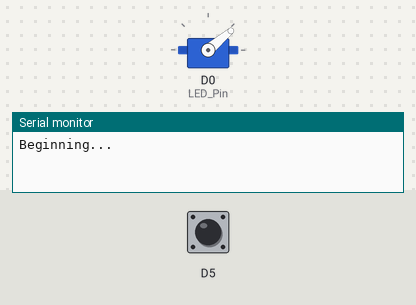
This sketch was run on a simulated ESP8266 (NodeMCU). Shown: servo, the last lines printed to the serial monitor. The inputs (shaded band) are chosen by the test bench; at power-on: D5 HIGH. WiFi joins after 1.5 s; servers stay silent unless stated.

Above: at 1.2 s.
1.3 s: D5 pulled LOW for 0.15 s
At 1.5 s:
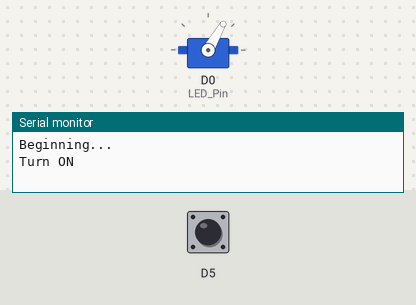
3.2 s: D5 pulled LOW for 1 s
At 3.4 s:
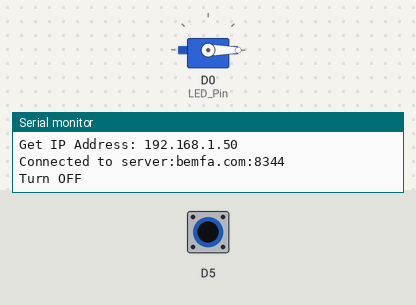
Timing chart, 0 to 6.2 s (numbered marks = the images above; inputs shaded):
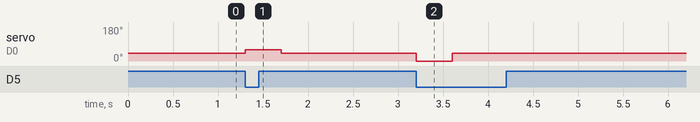

The sketch:

tm_bemfa_ser.ino
```cpp
/*
 * 智能语言控制控制，支持天猫、小爱、小度、google Assistent同时控制
 * 2021-08-12
 * QQ交流群：566565915
 * 官网https://bemfa.com
 */
#include <ESP8266WiFi.h>
#include <Servo.h>
#include <ESP8266httpUpdate.h>
#include "OwnWifi.h"

#define TCP_SERVER_ADDR "bemfa.com" //巴法云服务器地址默认即可
#define TCP_SERVER_PORT "8344" //服务器端口，tcp创客云端口8344

//********************需要修改的部分*******************//

#define DEFAULT_STASSID  HomeWifiSSID    //WIFI名称，区分大小写，不要写错
#define DEFAULT_STAPSW   HomeWifiPasswd  //WIFI密码
String UID = OwnUID;  //用户私钥，可在控制台获取,修改为自己的UID
String TOPIC = "light002";         //主题名字，可在控制台新建
const int LED_Pin = D0;              //单片机LED引脚值，D2是NodeMcu引脚命名方式，其他esp8266型号将D2改为自己的引脚

//**************************************************//
//最大字节数
#define MAX_PACKETSIZE 512
//设置心跳值30s
#define KEEPALIVEATIME 30*1000
//tcp客户端相关初始化，默认即可
Servo myServo;
int pos = 0;
WiFiClient TCPclient;
String TcpClient_Buff = "";//初始化字符串，用于接收服务器发来的数据
unsigned int TcpClient_BuffIndex = 0;
unsigned long TcpClient_preTick = 0;
unsigned long preHeartTick = 0;//心跳
unsigned long preTCPStartTick = 0;//连接
bool preTCPConnected = false;
String upUrl = FirmwareBin;
int LightState = 0;
int KeyState = 0;
//相关函数初始化
//连接WIFI
void doWiFiTick();
void startSTA();

//TCP初始化连接
void doTCPClientTick();
void startTCPClient();
void sendtoTCPServer(String p);

//led控制函数，具体函数内容见下方
void turnOnLed();
void turnOffLed();


/*
  *发送数据到TCP服务器
 */
void sendtoTCPServer(String p){
  if (!TCPclient.connected())
  {
    Serial.println("Client is not readly");
    return;
  }
  TCPclient.print(p);
}

void updateBin(){
  Serial.println("start update");
  WiFiClient UpdateClient;

  t_httpUpdate_return ret = ESPhttpUpdate.update(UpdateClient, upUrl);
  switch(ret) {
    case HTTP_UPDATE_FAILED:      //当升级失败
        Serial.println("[update] Update failed.");
        break;
    case HTTP_UPDATE_NO_UPDATES:  //当无升级
        Serial.println("[update] Update no Update.");
        break;
    case HTTP_UPDATE_OK:         //当升级成功
        Serial.println("[update] Update ok.");
        break;
  }
}


/*
  *初始化和服务器建立连接
*/
void startTCPClient(){
  if(TCPclient.connect(TCP_SERVER_ADDR, atoi(TCP_SERVER_PORT))){
    Serial.print("\nConnected to server:");
    Serial.printf("%s:%d\r\n",TCP_SERVER_ADDR,atoi(TCP_SERVER_PORT));

    String tcpTemp="";  //初始化字符串
    tcpTemp = "cmd=1&uid="+UID+"&topic="+TOPIC+"\r\n"; //构建订阅指令
    sendtoTCPServer(tcpTemp); //发送订阅指令
    tcpTemp="";//清空
    /*
     //如果需要订阅多个主题，可再次发送订阅指令
      tcpTemp = "cmd=1&uid="+UID+"&topic="+主题2+"\r\n"; //构建订阅指令
      sendtoTCPServer(tcpTemp); //发送订阅指令
      tcpTemp="";//清空
     */

    preTCPConnected = true;
    preHeartTick = millis();
    TCPclient.setNoDelay(true);
  }
  else{
    Serial.print("Failed connected to server:");
    Serial.println(TCP_SERVER_ADDR);
    TCPclient.stop();
    preTCPConnected = false;
  }
  preTCPStartTick = millis();
}


/*
  *检查数据，发送心跳
*/
void doTCPClientTick(){
 //检查是否断开，断开后重连
   if(WiFi.status() != WL_CONNECTED) return;
  if (!TCPclient.connected()) {//断开重连
  if(preTCPConnected == true){
    preTCPConnected = false;
    preTCPStartTick = millis();
    Serial.println();
    Serial.println("TCP Client disconnected.");
    TCPclient.stop();
  }
  else if(millis() - preTCPStartTick > 1*1000)//重新连接
    startTCPClient();
  }
  else
  {
    if (TCPclient.available()) {//收数据
      char c =TCPclient.read();
      TcpClient_Buff +=c;
      TcpClient_BuffIndex++;
      TcpClient_preTick = millis();

      if(TcpClient_BuffIndex>=MAX_PACKETSIZE - 1){
        TcpClient_BuffIndex = MAX_PACKETSIZE-2;
        TcpClient_preTick = TcpClient_preTick - 200;
      }
      preHeartTick = millis();
    }
    if(millis() - preHeartTick >= KEEPALIVEATIME){//保持心跳
      preHeartTick = millis();
      Serial.println("--Keep alive:");
      sendtoTCPServer("ping\r\n"); //发送心跳，指令需\r\n结尾，详见接入文档介绍
    }
  }
  if((TcpClient_Buff.length() >= 1) && (millis() - TcpClient_preTick>=200))
  {
    TCPclient.flush();
    Serial.print("Rev string: ");
    TcpClient_Buff.trim(); //去掉首位空格
    Serial.println(TcpClient_Buff); //打印接收到的消息
    String getTopic = "";
    String getMsg = "";
    if(TcpClient_Buff.length() > 15){//注意TcpClient_Buff只是个字符串，在上面开头做了初始化 String TcpClient_Buff = "";
          //此时会收到推送的指令，指令大概为 cmd=2&uid=xxx&topic=light002&msg=off
          int topicIndex = TcpClient_Buff.indexOf("&topic=")+7; //c语言字符串查找，查找&topic=位置，并移动7位，不懂的可百度c语言字符串查找
          int msgIndex = TcpClient_Buff.indexOf("&msg=");//c语言字符串查找，查找&msg=位置
          getTopic = TcpClient_Buff.substring(topicIndex,msgIndex);//c语言字符串截取，截取到topic,不懂的可百度c语言字符串截取
          getMsg = TcpClient_Buff.substring(msgIndex+5);//c语言字符串截取，截取到消息
          Serial.print("topic:------");
          Serial.println(getTopic); //打印截取到的主题值
          Serial.print("msg:--------");
          Serial.println(getMsg);   //打印截取到的消息值
   }
   if(getMsg  == "on"){       //如果是消息==打开
     turnOnLed();
   }else if(getMsg == "off"){ //如果是消息==关闭
      turnOffLed();
    }
   if(getMsg  == "update")
   {
      updateBin();
   }

   TcpClient_Buff="";
   TcpClient_BuffIndex = 0;
  }
}
/*
  *初始化wifi连接
*/
void startSTA(){
  WiFi.disconnect();
  WiFi.mode(WIFI_STA);
  WiFi.begin(DEFAULT_STASSID, DEFAULT_STAPSW);
}


/**************************************************************************
                                 WIFI
***************************************************************************/
/*
  WiFiTick
  检查是否需要初始化WiFi
  检查WiFi是否连接上，若连接成功启动TCP Client
  控制指示灯
*/
void doWiFiTick(){
  static bool startSTAFlag = false;
  static bool taskStarted = false;
  static uint32_t lastWiFiCheckTick = 0;

  if (!startSTAFlag) {
    startSTAFlag = true;
    startSTA();
  }

  //未连接1s重连
  if ( WiFi.status() != WL_CONNECTED ) {
    if (millis() - lastWiFiCheckTick > 1000) {
      lastWiFiCheckTick = millis();
    }
  }
  //连接成功建立
  else {
    if (taskStarted == false) {
      taskStarted = true;
      Serial.print("\r\nGet IP Address: ");
      Serial.println(WiFi.localIP());
      startTCPClient();
    }
  }
}
//打开灯泡
void turnOnLed(){
  Serial.println("Turn ON");
  //digitalWrite(LED_Pin,LOW);
  myServo.write(60);
  delay(400);
  myServo.write(40);
  LightState = 1;
  /*
  for (pos = 0; pos <= 60; pos ++) { // 0°到180°
    // in steps of 1 degree
    myServo.write(pos);              // 舵机角度写入
    delay(1);                       // 等待转动到指定角度
  }
  */
}
//关闭灯泡
void turnOffLed(){
  Serial.println("Turn OFF");
  //digitalWrite(LED_Pin,HIGH);
  myServo.write(0);
  delay(400);
  myServo.write(40);
  LightState = 0;
  /*
  for (pos = 60; pos >= 0; pos --) { // 从180°到0°
  myServo.write(pos);              // 舵机角度写入

  delay(1);                       // 等待转动到指定角度
  }
  */


}

void KeyCrtLed(){
  if((digitalRead(D5) == LOW)&&(KeyState == 0))
  {
    if(LightState)  turnOffLed();
    else            turnOnLed();
    KeyState = 1;
    delay(100);
  }
  if(digitalRead(D5) == HIGH)
  {
    KeyState = 0;
  }
}


// 初始化，相当于main 函数
void setup() {
  Serial.begin(115200);
  pinMode(LED_Pin,OUTPUT);
  digitalWrite(LED_Pin,HIGH);
  Serial.println("Beginning...");
  pinMode(D5, INPUT_PULLUP);
  myServo.attach(16);
  myServo.write(40);
}

//循环
void loop() {
  doWiFiTick();
  doTCPClientTick();
  KeyCrtLed();
}
```

OwnWifi.h
```cpp
//此文件需要根据自己的配置进行修改
#define HomeWifiSSID "XXXXXXX"
#define HomeWifiPasswd "XXXXXX"
#define OwnUID "XXXXXXXXXXXXX"
#define FirmwareBin "http://XXXXXXXXXXXX.bin"
```

Measured:
- after the input at 1.3 s, servo on D0 (LED_Pin): 40° → 60° at once, → 40° 0.40 s later
- after the input at 3.2 s, servo on D0 (LED_Pin): 40° → 0° at once, → 40° 0.40 s later
